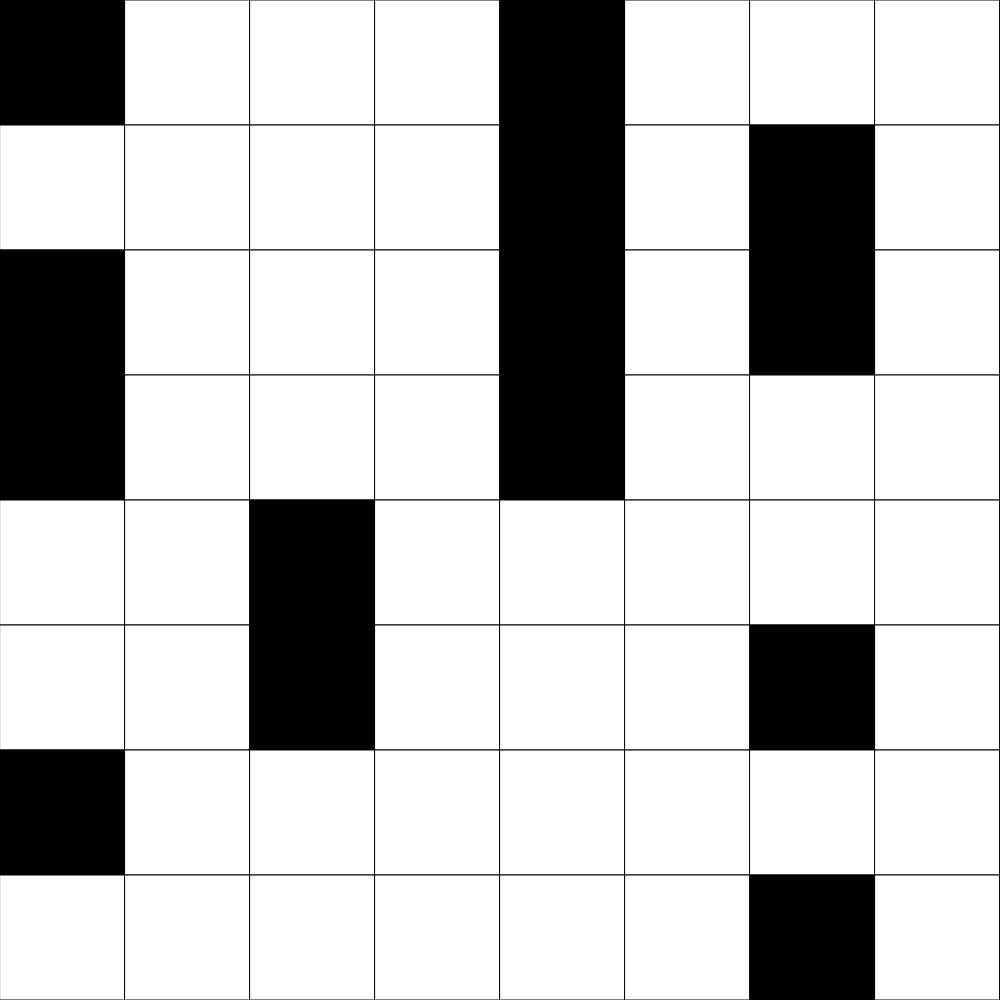
Frame 1 (no input)
Frame 60 (no input): identical to frame 1, image omitted
Frame 120 (the mouse pressed at the canvas centre since frame 60): identical to frame 1, image omitted

The p5.js sketch that drew this single still picture (run headless with seeded random() and noise() and a simulated clock; from frame 60 on, the mouse is pressed at the canvas centre):

// p5.js sketch
// ── sketch.js
// first grid

let gridSize = 8;
let grid;

function setup() {
  if (windowWidth > windowHeight) {
    createCanvas(windowHeight, windowHeight);
  }
  else {
    createCanvas(windowWidth, windowHeight);
  }

  grid = createRandomGrid(gridSize);
}

function draw() {
  background(220);

  displayGrid();
}

function displayGrid () {
  let cellSize = width/gridSize;

  for (let y=0; y<grid.length; y++) {
    for (let x=0; x<grid[y].length; x++) {
      if (grid[y][x] === 0) {
        fill("white");
      }
      else if (grid[y][x] === 1) {
        fill("black");
      }
      rect(x*cellSize, y*cellSize, cellSize, cellSize);
    }
  }
}

function creatEmptyGrid(howLarge) {
  let emptyArray = [];
  for (let y = 0; y < howLarge; y++) {
    emptyArray.push([]);
    for (let x=0; x<howLarge; x++) {
      emptyArray[y].push(0);
    }
  }
  return emptyArray;
}

function createRandomGrid(howLarge) {
  let emptyArray = [];
  for (let y = 0; y < howLarge; y++) {
    emptyArray.push([]);
    for (let x=0; x<howLarge; x++) {
      if (random(0, 100) < 50) {
        emptyArray[y].push(0);
      }
      else {
        emptyArray[y].push(1);
      }
      emptyArray[y].push(0);
    }
  }
  return emptyArray;
}
